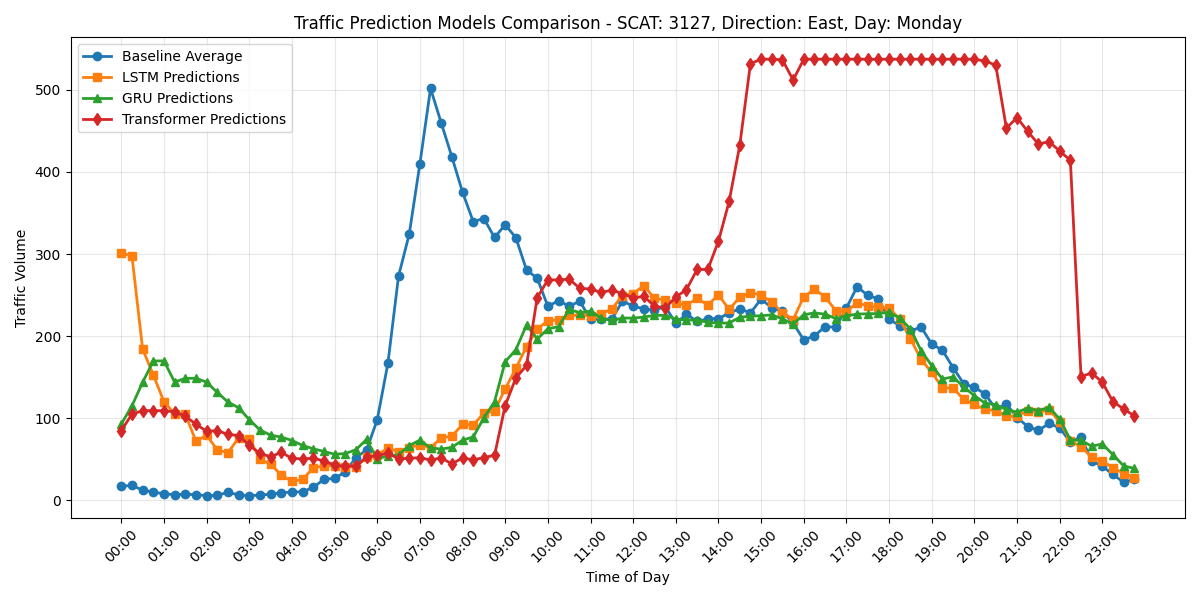

Write Python code to recreate this figure.
import matplotlib.pyplot as plt
import pandas as pd

import shared
from RNNModels import PreLoadedPredictor

df = pd.read_csv(shared.PATH_DATASET)
df.set_index([shared.COLUMN_SCAT, shared.COLUMN_DIRECTION, 'ID', 'Day_of_week'], inplace=True)
df.drop(columns=[shared.COLUMN_LATITUDE, shared.COLUMN_LONGITUDE], inplace=True)
df.drop_duplicates(inplace=True)

# Create a new dataframe that takes all the rows with the same SCAT, DIRECTION, and Day_of_week and average all the values together
averaged_df = df.groupby([shared.COLUMN_SCAT, shared.COLUMN_DIRECTION, 'Day_of_week']).mean()

baseline_average = []
lstm_estimations = []
gru_estimations = []
tfmr_estimations = []
time_labels = []

for hour in range(0,24):
	for minute in range(0,46,15):
		time = f'{hour:0=2}:{minute:0=2}'
		time_labels.append(time)

		# Add the average for this location at this time
		baseline_average.append(averaged_df.loc[(3127, 'E', 0)][time])

		# Add all the models' estimations
		lstm_model = PreLoadedPredictor(model='LSTM', day_of_week=0, time_of_day=time)
		gru_model = PreLoadedPredictor(model='GRU', day_of_week=0, time_of_day=time)
		tfmr_model = PreLoadedPredictor(model='TFMR', day_of_week=0, time_of_day=time)
		lstm_estimations.append(lstm_model.query(3127, 'E'))
		gru_estimations.append(gru_model.query(3127, 'E'))
		tfmr_estimations.append(tfmr_model.query(3127, 'E'))

plt.figure(figsize=(12, 6))
# Plot all the estimations on a line graph over time
plt.plot(range(len(time_labels)), baseline_average, label='Baseline Average', linewidth=2, marker='o')
plt.plot(range(len(time_labels)), lstm_estimations, label='LSTM Predictions', linewidth=2, marker='s')
plt.plot(range(len(time_labels)), gru_estimations, label='GRU Predictions', linewidth=2, marker='^')
plt.plot(range(len(time_labels)), tfmr_estimations, label='Transformer Predictions', linewidth=2, marker='d')

plt.xlabel('Time of Day')
plt.ylabel('Traffic Volume')
plt.title('Traffic Prediction Models Comparison - SCAT: 3127, Direction: East, Day: Monday')
plt.legend()
plt.grid(True, alpha=0.3)

# Set x-axis labels to show every 4th time point for readability
plt.xticks(range(0, len(time_labels), 4), [time_labels[i] for i in range(0, len(time_labels), 4)], rotation=45)
plt.tight_layout()
plt.show()
